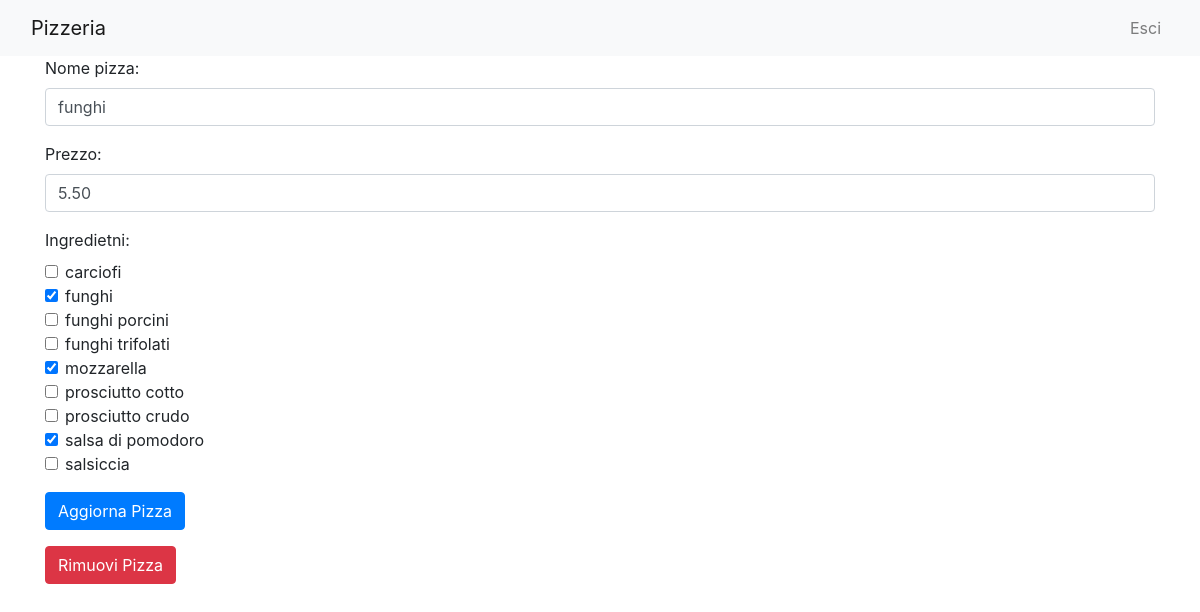
Screenshot of /Pizzeria/modify_pizza.php?id=funghi with the database file from the repository.
### tables this page shows
CREATE TABLE `pizze` (
  `nome` varchar(45) NOT NULL,
  `prezzo` decimal(4,2) NOT NULL,
  `nomeTipo` varchar(45) NOT NULL,
  `vendute` int(10) UNSIGNED NOT NULL DEFAULT 0
);

CREATE TABLE `ingredienti` (
  `nome` varchar(45) NOT NULL,
  `descrizione` varchar(45) NOT NULL,
  `nomeAllergene` varchar(45) DEFAULT NULL
);

### Pizzeria/modify_pizza.php (the view, shortened to what this page needs)
<?php
include_once "html_snippets/navbar.php";
$data = json_decode(file_get_contents($_SERVER['DOCUMENT_ROOT'] . '/setup.json'), true);
$conn = new mysqli("localhost", $data['dbUserName'], $data['dbPassword'], $data['dbName']);
$pizzaName = $_GET['id'];
$stmt = $conn->prepare("SELECT p.nome, p.prezzo, p.nomeTipo, GROUP_CONCAT(i.nome SEPARATOR ', ') AS ingredienti, p.vendute
                        FROM pizze p
                        LEFT JOIN composizione c ON p.nome = c.nomePizza
                        LEFT JOIN ingredienti i ON c.nomeIngrediente = i.nome
                        WHERE p.nome = ?
                        GROUP BY p.nome");
$stmt->bind_param("s", $pizzaName);
$stmt->execute();
$result = $stmt->get_result();
if ($result->num_rows > 0) {
    $pizza = $result->fetch_assoc();
    echo "<link rel='stylesheet' href='https://stackpath.bootstrapcdn.com/bootstrap/4.3.1/css/bootstrap.min.css'>";
    echo "<div class='container'>";
    echo "<form action='scripts/update_pizza.php' method='post' class='form-group'>";
    echo "<div class='form-group'>";
    echo "<label for='nomePizza'>Nome pizza:</label>";
    echo "<input type='text' id='nomePizza' name='nomePizza' value='" . $pizza['nome'] . "' class='form-control'>";
    echo "</div>";
    echo "<div class='form-group'>";
    echo "<label for='prezzo'>Prezzo:</label>";
    echo "<input type='text' id='prezzo' name='prezzo' value='" . $pizza['prezzo'] . "' class='form-control'>";
    echo "</div>";
?>
    <div class="form-group">
        <label for="ingredienti">Ingredietni:</label>
        <?php
        $query = "SELECT * FROM ingredienti";
        $result = $conn->query($query);
        $selectedIngredients = explode(", ", $pizza['ingredienti']);
        while ($row = $result->fetch_assoc()) {
            echo "<div class='form-check'>";
            echo "<input class='form-check-input' type='checkbox' name='ingredienti[]' value='" . $row['nome'] . "' id='" . $row['nome'] . "'";
            if (in_array($row['nome'], $selectedIngredients)) {
                echo " checked";
            }
            echo ">";
            echo "<label class='form-check-label' for='" . $row['nome'] . "'>";
            echo $row['nome'];
            echo "</label>";
            echo "</div>";
        }
        ?>
    </div>
<?php
    echo "<input type='submit' value='Aggiorna Pizza' class='btn btn-primary'>";
    echo "</form>";
    echo "<a href='scripts/remove_pizza.php?nome=" . $pizza['nome'] . "' class='btn btn-danger'>Rimuovi Pizza</a>";
} else {
    echo "<div class='alert alert-danger' role='alert'>Pizza non trovata</div>";
}
?>

### rows the page displays
pizze: nomePizza "funghi", prezzo "5.50"
ingredienti: nome "carciofi"
ingredienti: nome "☑", nome "funghi"
ingredienti: nome "funghi porcini"
ingredienti: nome "funghi trifolati"
ingredienti: nome "☑", nome "mozzarella"
ingredienti: nome "prosciutto cotto"
ingredienti: nome "prosciutto crudo"
ingredienti: nome "☑", nome "salsa di pomodoro"
ingredienti: nome "salsiccia"
